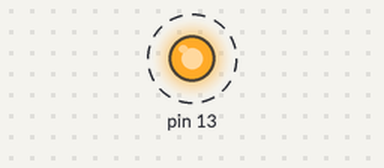
Recording of a sketch running on a simulated Arduino Uno, built with avr-gcc and run on an emulated ATmega328P. Shown: output pins drawn as LEDs (lit = HIGH). Dashed ring = blinking.

Above: at 0.5 s.
Timing chart, 0 to 4.6 s (numbered marks = the images above):
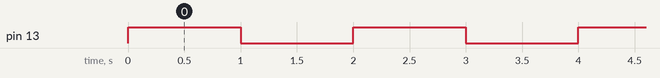

The sketch:

led_blinder_ext.ino
```cpp
void setup() {
  //Initialize the digital pin as an output.
  pinMode(13,OUTPUT);
  Serial.begin(9600);
}

void loop() {
  digitalWrite(13, HIGH);
  delay(1000);
  digitalWrite(13, LOW);
  delay(1000);
}
```

Measured:
- by itself, pin 13: alternates HIGH for 1.0 s and LOW for 1.0 s
